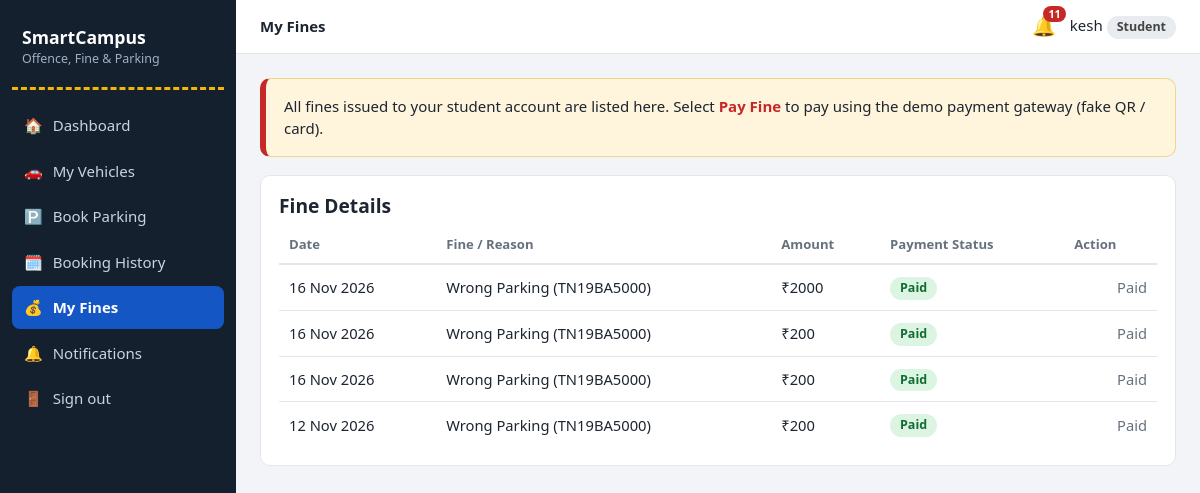
Screenshot of /student/offences (signed in) with the database file from the repository.
### models.py (models this page shows, shortened)
class AuthMixin(UserMixin):
    """Shared login helpers for Student, Guard and Admin."""

class Student(AuthMixin, db.Model):
    __tablename__ = "students"
    role = "student"
    id = db.Column(db.Integer, primary_key=True)
    name = db.Column(db.String(80), nullable=False)
    roll_no = db.Column(db.String(30), unique=True, nullable=False)
    email = db.Column(db.String(120), unique=True, nullable=False)
    phone = db.Column(db.String(20))
    password_hash = db.Column(db.String(255), nullable=False)
    created_at = db.Column(db.DateTime, default=datetime.now)

class Fine(db.Model):
    __tablename__ = "fines"
    id = db.Column(db.Integer, primary_key=True)
    offence_id = db.Column(db.Integer, db.ForeignKey("offence_reports.id"), nullable=False)
    student_id = db.Column(db.Integer, db.ForeignKey("students.id"), nullable=False)
    amount = db.Column(db.Float, nullable=False)
    reason = db.Column(db.String(200))
    status = db.Column(db.String(10), default="Pending")   # Pending/Paid/Waived
    created_at = db.Column(db.DateTime, default=datetime.now)
    paid_at = db.Column(db.DateTime)
    offence = db.relationship("Offence", backref=db.backref("fine", uselist=False))
    student = db.relationship("Student")

### app.py (the view)
@app.route("/student/offences")
@role_required("student")
def student_offences():
    offences = Offence.query.filter_by(student_id=current_user.id).order_by(Offence.created_at.desc()).all()
    fines = Fine.query.filter_by(student_id=current_user.id).order_by(Fine.created_at.desc()).all()
    return render_template("student/offences.html", offences=offences, fines=fines,
                           pending_total=sum(f.amount for f in fines if f.status == "Pending"))

### app.py (called while the page is built)
@login_manager.user_loader
def load_user(uid):
    role, _, num = uid.partition("-")
    model = ROLE_MODELS.get(role)
    return db.session.get(model, int(num)) if model and num.isdigit() else None

def role_required(role):
    def deco(f):
        @wraps(f)
        def wrapper(*a, **k):
            if not current_user.is_authenticated:
                return login_manager.unauthorized()
            if current_user.role != role:
                abort(403)
            return f(*a, **k)
        return wrapper
    return deco

@app.context_processor
def inject_globals():
    unread = 0
    if current_user.is_authenticated:
        unread = Notification.query.filter_by(
            role=current_user.role, user_id=current_user.id, is_read=False).count()
    return dict(unread=unread, today=date.today())

### templates/student/offences.html (shortened to what this page needs)
{% extends 'base.html' %}{% from '_macros.html' import badge %}
{% block heading %}My Fines{% endblock %}
{% block content %}
<div class="banner">All fines issued to your student account are listed here. Select <b>Pay Fine</b> to pay using the demo payment gateway (fake QR / card).</div>
<div class="card"><h2>Fine Details</h2>
<table><thead><tr><th>Date</th><th>Fine / Reason</th><th>Amount</th><th>Payment Status</th><th>Action</th></tr></thead><tbody>
{% for f in fines %}<tr><td>{{ f.created_at.strftime('%d %b %Y') }}</td><td>{{ f.reason or 'Campus rule violation' }}</td><td>₹{{ '%.0f'|format(f.amount) }}</td><td>{{ badge(f.status) }}</td>
<td class="right">{% if f.status == 'Pending' %}<a class="btn btn-sm btn-y" href="{{ url_for('student_pay', fid=f.id) }}">Pay Fine</a>{% elif f.status == 'Paid' %}<span class="muted">Paid</span>{% else %}<span class="muted">{{ f.status }}</span>{% endif %}</td></tr>
{% else %}<tr><td colspan="5" class="empty">No fines assigned to your account.</td></tr>{% endfor %}
</tbody></table></div>
{% endblock %}

### templates/base.html (shortened to what this page needs)
{% from '_macros.html' import flashes %}
<!doctype html>
<html lang="en"><head>
<link rel="stylesheet" href="{{ url_for('static', filename='css/style.css') }}">
</head><body>
{% if current_user.is_authenticated %}
<div class="layout">
  <aside class="sidebar">
    <div class="brand">SmartCampus<small>Offence, Fine &amp; Parking</small></div>
    <nav>
      {% for ep, label, icon in menus[current_user.role] %}
        <a href="{{ url_for(ep) }}" class="{{ 'active' if request.endpoint == ep }}"><span>{{ icon }}</span>{{ label }}</a>
      {% endfor %}
      <a href="{{ url_for('logout') }}"><span>🚪</span>Sign out</a>
    </nav>
  </aside>
  <div class="main">
    <header class="topbar">
      <strong>{% block heading %}{% endblock %}</strong>
      <a class="bell" href="{{ url_for('notifications') }}" title="Notifications">🔔{% if unread %}<b>{{ unread }}</b>{% endif %}</a>
      <span>{{ current_user.name }} <span class="badge">{{ current_user.role|capitalize }}</span></span>
    </header>
    <main class="content">
      {% block content %}{% endblock %}
    </main>
  </div>
</div>
{% else %}
  {{ flashes() }}
  {% block public %}{% endblock %}
{% endif %}
</body></html>

### templates/_macros.html (shortened to what this page needs)
{% macro badge(text) %}<span class="badge b-{{ text|lower|replace(' ','-') }}">{{ text }}</span>{% endmacro %}

### static/css/style.css (style rules this page uses)
:root { --asphalt:#14202e;--asphalt2:#1d2d40;--sign:#1457c4;--sign-dk:#0f43a0;--line:#f2b705;--bg:#f2f4f7;--card:#fff;--ink:#1c2530;--muted:#66717f;--bd:#e3e7ec;--ok:#15803d;--warn:#b45309;--bad:#c62828;--info:#0e7490;--r:10px }
* { box-sizing:border-box }
body { margin:0;font-family:"Segoe UI",system-ui,-apple-system,Roboto,Arial,sans-serif;background:var(--bg);color:var(--ink);line-height:1.5;font-size:15px }
a { color:var(--sign);text-decoration:none }
h1,h2,h3 { line-height:1.25;margin:0 0 .5em }
h2 { font-size:1.2rem }
.muted { color:var(--muted) }
.right { text-align:right }
.layout { display:flex;min-height:100vh }
.sidebar { width:236px;background:var(--asphalt);color:#d7dee8;padding:18px 12px;position:fixed;top:0;bottom:0;left:0;overflow:auto;z-index:30;transition:transform .25s }
.brand { font-weight:700;font-size:1.1rem;color:#fff;padding:6px 10px 18px;border-bottom:3px dashed var(--line);margin-bottom:14px }
.brand small { display:block;font-weight:400;font-size:.78rem;color:#9fb0c4 }
.sidebar nav a { display:flex;gap:10px;align-items:center;color:#c9d4e2;padding:10px 12px;border-radius:8px;margin-bottom:3px }
.sidebar nav a.active { background:var(--sign);color:#fff;font-weight:600 }
.main { margin-left:236px;flex:1;min-width:0 }
.topbar { background:#fff;border-bottom:1px solid var(--bd);display:flex;align-items:center;gap:14px;padding:12px 24px;position:sticky;top:0;z-index:10 }
.bell { position:relative;font-size:1.2rem }
.bell b { position:absolute;top:-6px;right:-10px;background:var(--bad);color:#fff;border-radius:10px;font-size:.68rem;padding:0 5px }
.content { padding:24px;max-width:1200px }
.card { background:var(--card);border:1px solid var(--bd);border-radius:var(--r);padding:18px;overflow-x:auto }
table { width:100%;border-collapse:collapse;font-size:.92rem }
th { text-align:left;color:var(--muted);font-weight:600;font-size:.82rem;padding:8px 10px;border-bottom:2px solid var(--bd);white-space:nowrap }
td { padding:10px;border-bottom:1px solid var(--bd);vertical-align:middle }
tr:last-child td { border-bottom:0 }
.badge { display:inline-block;padding:2px 10px;border-radius:20px;font-size:.78rem;font-weight:600;background:#e8ebef;color:#444 }
.b-approved,.b-paid,.b-success,.b-available,.b-accepted,.b-completed { background:#dcf5e3;color:#116b32 }
.banner { background:#fff4dc;border:1px solid #f0d58c;border-left:6px solid var(--bad);border-radius:var(--r);padding:16px 18px;margin-bottom:18px }
.banner b { color:var(--bad) }

### rows the page displays
Student: name "kesh"
Fine: created_at "16 Nov 2026", reason "Wrong Parking (TN19BA5000)", amount "2000", status "Paid"
Fine: created_at "16 Nov 2026", reason "Wrong Parking (TN19BA5000)", amount "200", status "Paid"
Fine: created_at "16 Nov 2026", reason "Wrong Parking (TN19BA5000)", amount "200", status "Paid"
Fine: created_at "12 Nov 2026", reason "Wrong Parking (TN19BA5000)", amount "200", status "Paid"

### other values shown
{{ icon }} "🏠" "🚗" "🅿️" "🗓️" "💰" "🔔"
{{ label }} "Dashboard" "My Vehicles" "Book Parking" "Booking History" "My Fines" "Notifications"
{{ unread }} "11"
{{ current_user.role|capitalize }} "Student"
